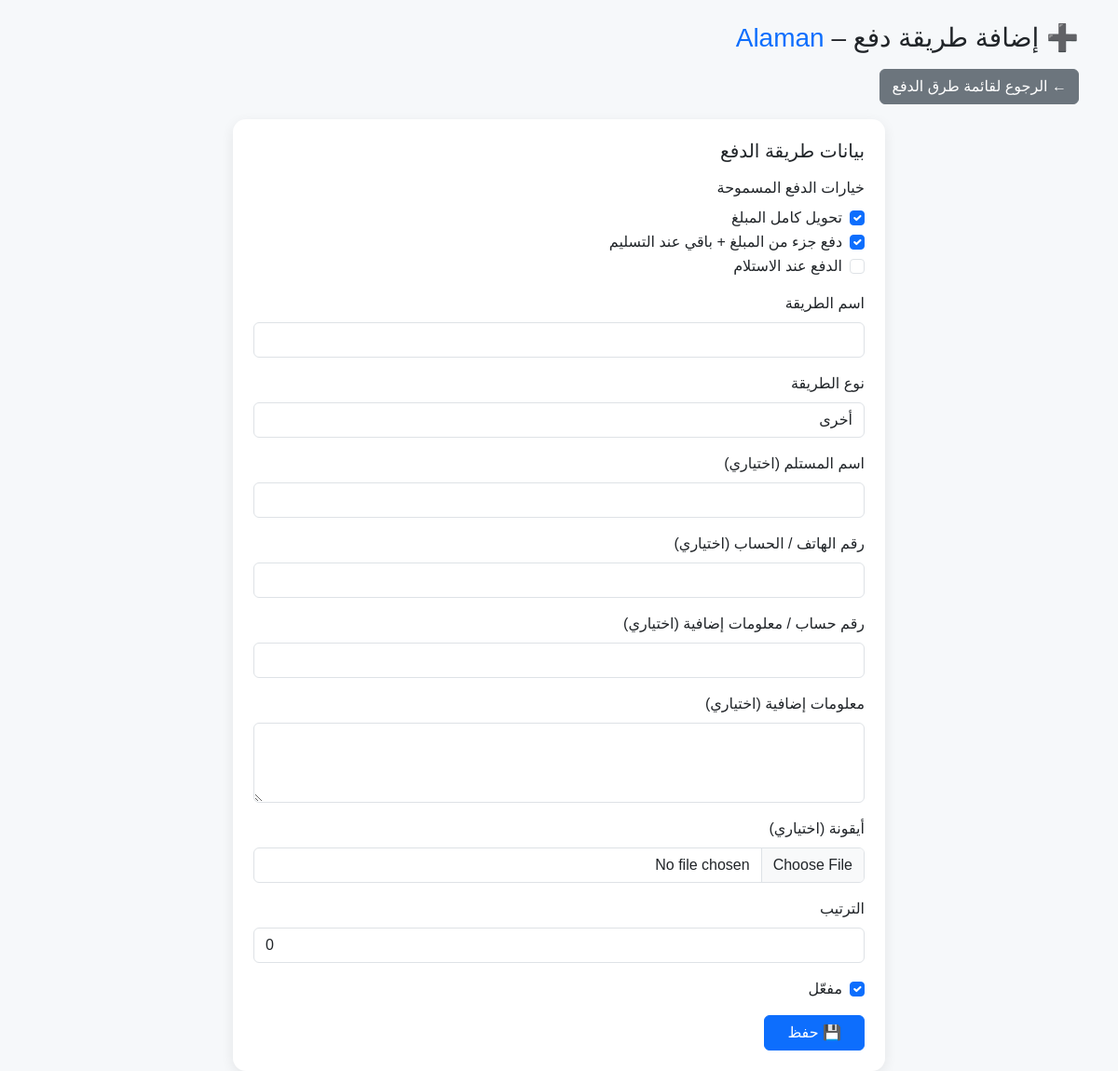
The page /store/dashboard/Alaman/settings/payment-methods/add/ (signed in) on the database its author committed.
### stores/models.py (models this page shows, shortened)
class Store(models.Model):
    owner = models.ForeignKey(User, on_delete=models.CASCADE, related_name="stores")
    name = models.CharField(max_length=200)
    slug = models.SlugField(unique=True)
    logo = models.ImageField(upload_to="store_logos/", blank=True, null=True)
    mobile = models.CharField(max_length=20)
    theme = models.IntegerField(default=1, choices=[(i, f"Theme {i}") for i in range(1, 6)])
    description = models.TextField(blank=True)
    description2 = models.TextField(blank=True)
    description3 = models.TextField(blank=True)
    description4 = models.TextField(blank=True)
    description5 = models.TextField(blank=True)
    is_active = models.BooleanField(default=True)
    allow_full_payment = models.BooleanField(default=True)   # تحويل كامل
    allow_partial_payment = models.BooleanField(default=False)  # دفعة مسبقة + باقي عند التسليم
    allow_cash_on_delivery = models.BooleanField(default=False)  # الدفع عند الاستلام
    payment_required_percentage = models.PositiveIntegerField(default=0)

### stores/views.py (the view, shortened to what this page needs)
@login_required
def payment_methods_add(request, store_slug):
    store = get_object_or_404(Store, slug=store_slug, owner=request.user)
    return render(request, "stores_dashboard/payment_methods/add.html", {
        "store": store
    })

### stores/context_processors.py (called while the page is built)
def current_store(request):
    store = None
    slug = request.resolver_match.kwargs.get("store_slug") or \
           request.resolver_match.kwargs.get("slug")
    if slug:
        try:
            store = Store.objects.get(slug=slug)
        except Store.DoesNotExist:
            store = None
    return {
        "current_store": store
    }

### stores/templates/stores_dashboard/payment_methods/add.html (shortened to what this page needs)
{% load static %}
<!DOCTYPE html>
<html lang="ar" dir="rtl">
<head>
    <link href="https://cdn.jsdelivr.net/npm/bootstrap@5.3.0/dist/css/bootstrap.rtl.min.css" rel="stylesheet">
    <link href="{% static 'css/base.css' %}" rel="stylesheet">
</head>
<body>
<div class="container mt-4">
    <h3 class="mb-3">➕ إضافة طريقة دفع – <span class="text-primary">{{ store.slug }}</span></h3>
    <a href="{% url 'stores:payment_methods' store.slug %}" class="btn btn-secondary mb-3">
        ← الرجوع لقائمة طرق الدفع
    </a>
    <div class="page-box">
        <h5 class="mb-3">بيانات طريقة الدفع</h5>
        <form method="post" enctype="multipart/form-data">
<div class="mb-3">
    <label class="form-label">خيارات الدفع المسموحة</label>
    <div class="form-check">
        <input class="form-check-input" type="checkbox" name="allow_full_payment" {% if store.allow_full_payment %}checked{% endif %}>
        <label class="form-check-label">تحويل كامل المبلغ</label>
    </div>
    <div class="form-check">
        <input class="form-check-input" type="checkbox" name="allow_partial_payment" {% if store.allow_partial_payment %}checked{% endif %}>
        <label class="form-check-label">دفع جزء من المبلغ + باقي عند التسليم</label>
    </div>
    <div class="form-check">
        <input class="form-check-input" type="checkbox" name="allow_cash_on_delivery" {% if store.allow_cash_on_delivery %}checked{% endif %}>
        <label class="form-check-label">الدفع عند الاستلام</label>
    </div>
</div>
            <div class="mb-3">
                <label class="form-label">اسم الطريقة</label>
                <input type="text" name="name" class="form-control" required>
            </div>
            <div class="mb-3">
                <label class="form-label">نوع الطريقة</label>
                <select name="type" class="form-control">
                    <option value="other">أخرى</option>
                </select>
            </div>
            <div class="mb-3">
                <label class="form-label">اسم المستلم (اختياري)</label>
                <input type="text" name="recipient_name" class="form-control">
            </div>
            <div class="mb-3">
                <label class="form-label">رقم الهاتف / الحساب (اختياري)</label>
                <input type="text" name="phone_number" class="form-control">
            </div>
            <div class="mb-3">
                <label class="form-label">رقم حساب / معلومات إضافية (اختياري)</label>
                <input type="text" name="account_number" class="form-control">
            </div>
            <div class="mb-3">
                <label class="form-label">معلومات إضافية (اختياري)</label>
                <textarea name="additional_info" rows="3" class="form-control"></textarea>
            </div>
            <div class="mb-3">
                <label class="form-label">أيقونة (اختياري)</label>
                <input type="file" name="icon" class="form-control">
            </div>
            <div class="mb-3">
                <label class="form-label">الترتيب</label>
                <input type="number" name="order" class="form-control" value="0">
            </div>
            <div class="form-check mb-3">
                <input class="form-check-input" type="checkbox" name="is_active" checked>
                <label class="form-check-label">مفعّل</label>
            </div>
            <button class="btn btn-primary px-4">💾 حفظ</button>
        </form>
    </div>
</div>
</body>
</html>

### stores/templates/stores_dashboard/payment_methods/add.html (style rules this page uses)
body { background:#f6f8fa; font-family:"Cairo", sans-serif; }
.page-box { background:#fff; padding:22px; border-radius:14px; box-shadow:0 4px 14px rgba(0,0,0,0.08); max-width:700px; margin:auto; }

### rows shown on the page
Store: slug "Alaman", allow_full_payment "☑", allow_partial_payment "☑"
